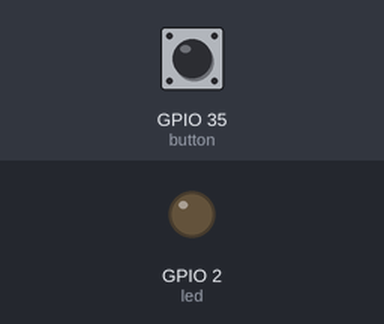
Recording of a sketch running on a simulated ESP32. Parts: output pins drawn as LEDs (lit = HIGH). The test bench sets the inputs (shaded band); at power-on: GPIO 35 (button) HIGH.

Above: at 1.2 s.
1.3 s: GPIO 35 (button) pulled LOW for 0.15 s
At 1.37 s:
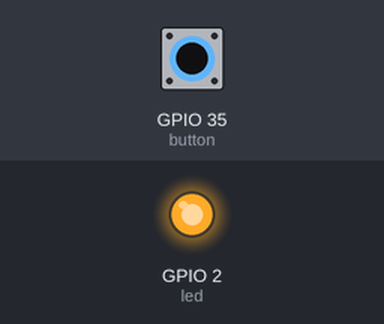
2.9 s: GPIO 35 (button) pulled LOW for 3.2 s
At 7.0 s:
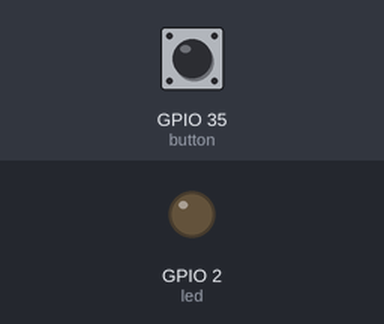
Timing chart, 0 to 8.5 s (numbered marks = the images above; inputs shaded):
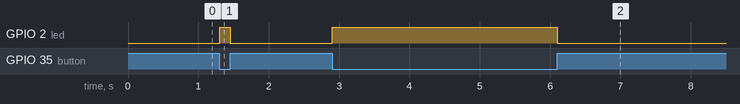

Measured:
- after the input at 1.3 s, GPIO 2 (led): LOW → HIGH at once, → LOW 0.15 s later
- after the input at 2.9 s, GPIO 2 (led): LOW → HIGH at once, → LOW 3.2 s later

The sketch:

100kinsat_button.ino
```cpp
static const uint8_t button = 35; // スイッチと接続しているピン（35番ピン）
static const uint8_t led = 2; // LEDと接続しているピン（2番ピン）

void setup() {
  pinMode(button, INPUT); // スイッチを入力モードに設定
  pinMode(led, OUTPUT); // LEDを出力モードに設定
  digitalWrite(led, LOW); // LEDへの出力をLOWにする（消灯）
}

void loop() {

  while (!digitalRead(button)) { // スイッチが押されている間
    digitalWrite(led, HIGH); // LEDへの出力をHIGHにする（点灯）
  }

  digitalWrite(led, LOW); // LEDへの出力をLOWにする（消灯）
}
```
